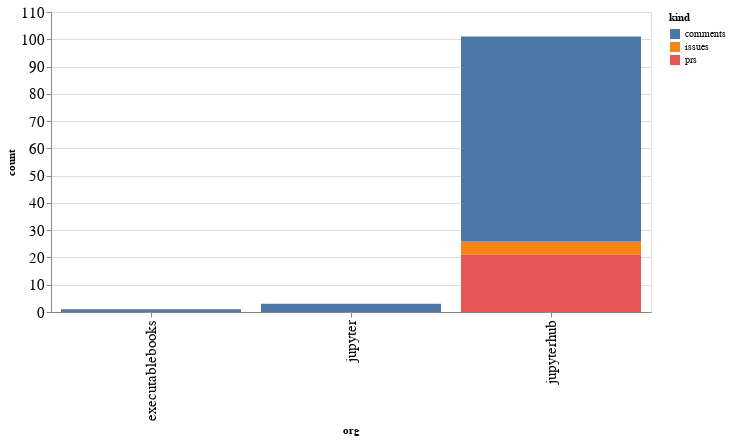

Notebook code for this chart:
### Code cell
alt.Chart(org_summaries, width=600).mark_bar().encode(
    x='org',
    y='count',
    color='kind',
    tooltip="org"
)

### Figure 1 — Vega-Lite specification as saved in the notebook (floating-point values rounded to 4 significant figures)
{"config": {"axisLeft": {"labelFontSize": 15}, "axisBottom": {"labelFontSize": 15}}, "data": {"name": "data-afe68d032a42e9fa0aca20e4705681e8"}, "mark": "bar", "encoding": {"color": {"type": "nominal", "field": "kind"}, "tooltip": {"type": "nominal", "field": "org"}, "x": {"type": "nominal", "field": "org"}, "y": {"type": "quantitative", "field": "count"}}, "width": 600, "$schema": "https://vega.github.io/schema/vega-lite/v4.8.1.json", "datasets": {"data-afe68d032a42e9fa0aca20e4705681e8": [{"org": "executablebooks", "kind": "comments", "count": 1}, {"org": "jupyter", "kind": "comments", "count": 3}, {"org": "jupyterhub", "kind": "comments", "count": 75}, {"org": "jupyterhub", "kind": "issues", "count": 5}, {"org": "jupyterhub", "kind": "prs", "count": 21}]}}
